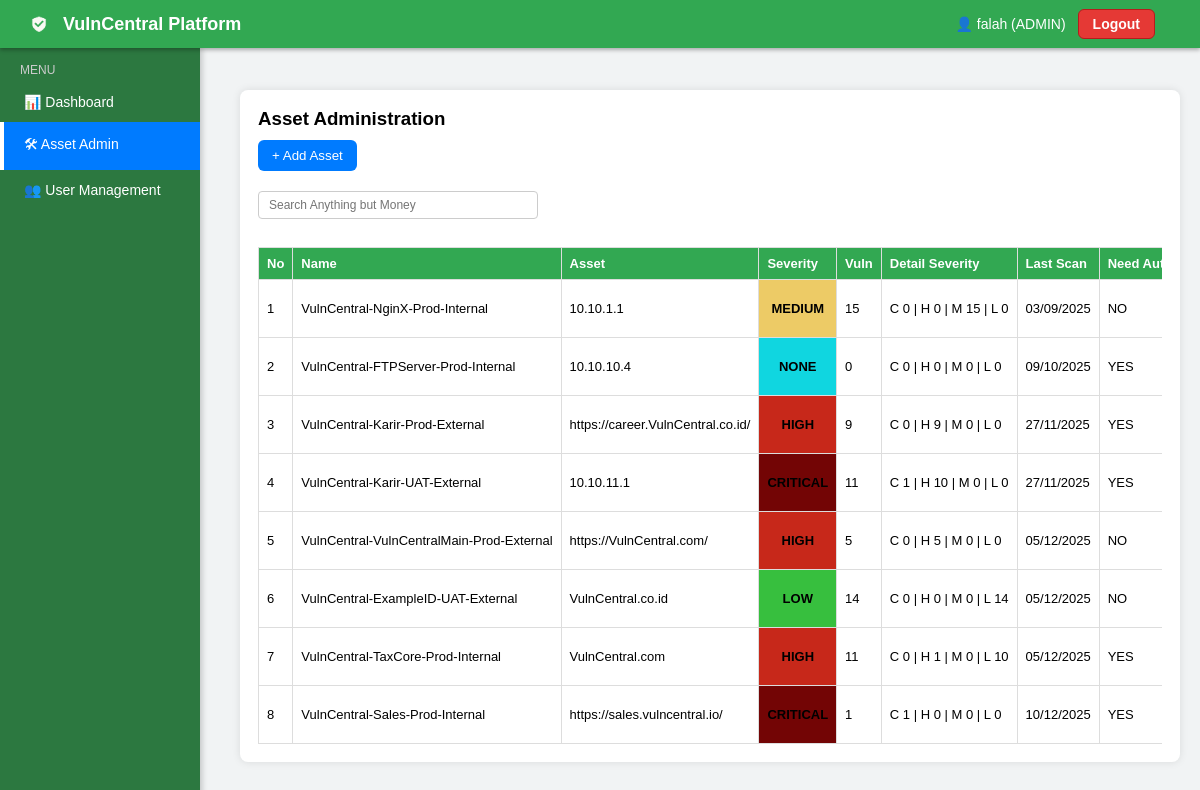
/admin.php (signed in), run on the app's committed database.
### tables this page shows
CREATE TABLE `systems` (
  `id` int(11) NOT NULL,
  `name` varchar(255) NOT NULL,
  `website` varchar(255) NOT NULL,
  `severity` enum('CRITICAL','HIGH','MEDIUM','LOW','NONE') NOT NULL,
  `vulnerabilities` int(11) NOT NULL DEFAULT 0,
  `last_scan` varchar(20) NOT NULL,
  `need_auth` enum('YES','NO') NOT NULL,
  `auth_use` enum('YES','NO') NOT NULL,
  `file_name` varchar(255) DEFAULT NULL,
  `crit` int(11) NOT NULL DEFAULT 0,
  `high` int(11) NOT NULL DEFAULT 0,
  `med` int(11) NOT NULL DEFAULT 0,
  `low` int(11) NOT NULL DEFAULT 0
);

CREATE TABLE `scan_history` (
  `id` int(11) NOT NULL,
  `system_id` int(11) NOT NULL,
  `severity` varchar(20) NOT NULL,
  `vulnerabilities` int(11) NOT NULL,
  `scan_date` varchar(20) NOT NULL,
  `crit` int(11) NOT NULL DEFAULT 0,
  `high` int(11) NOT NULL DEFAULT 0,
  `med` int(11) NOT NULL DEFAULT 0,
  `low` int(11) NOT NULL DEFAULT 0
);

### module/admin-logic.php (called while the page is built, shortened)
<?php
require 'config.php';
$systems = [];
$res = $conn->query("SELECT * FROM systems ORDER BY id ASC");
while ($row = $res->fetch_assoc()) {
  $systems[] = $row;
}
$history = [];
$hres = $conn->query("SELECT * FROM scan_history ORDER BY id DESC");
while ($h = $hres->fetch_assoc()) {
  $sid = (int)$h['system_id'];
  if (!isset($history[$sid])) $history[$sid] = [];
  $history[$sid][] = $h;
}
$clsMap = [
  'CRITICAL' => 'sev-critical',
  'HIGH'     => 'sev-high',
  'MEDIUM'   => 'sev-medium',
  'LOW'      => 'sev-low',
  'NONE'     => 'sev-none',
];

### admin.php (the view, shortened to what this page needs)
<?php
require 'module/admin-logic.php';
?>
<!DOCTYPE html>
<html>
<head>
<link rel="stylesheet" href="style.css">
</head>
<body>
<?php include 'module/layout.php'; ?>
<div class="page">
  <div class="container">
    <h3>Asset Administration</h3>
    <button type="button" onclick="openModal()">+ Add Asset</button>
    <div class="table-topbar"
         style="margin:10px 0; display:flex; justify-content:space-between; align-items:center;">
      <div class="table-search">
        <input type="text"
               id="adminTableSearch"
               placeholder="Search Anything but Money"
               style="padding:6px 10px;width:280px;border-radius:4px;border:1px solid #ccc;font-size:12px;">
      </div>
    </div>
<div class="table-responsive">
    <table id="adminSystemsTable">
      <thead>
        <tr>
          <th>No</th>
          <th>Name</th>
          <th>Asset</th>
          <th>Severity</th>
          <th>Vuln</th>
          <th>Detail Severity</th>
          <th>Last Scan</th>
          <th>Need Auth</th>
        </tr>
      </thead>
      <tbody>
      <?php
        $no = 1;
        foreach ($systems as $s):
          $id = (int)$s['id'];
          $sev  = $s['severity'];
          $vuln = (int)$s['vulnerabilities'];
          $crit = (int)$s['crit'];
          $high = (int)$s['high'];
          $med  = (int)$s['med'];
          $low  = (int)$s['low'];
          $date = $s['last_scan'];
          if (!empty($history[$id])) {
            $h = $history[$id][0];
            $sev  = $h['severity'];
            $vuln = (int)$h['vulnerabilities'];
            $crit = (int)$h['crit'];
            $high = (int)$h['high'];
            $med  = (int)$h['med'];
            $low  = (int)$h['low'];
            $date = $h['scan_date'];
          }
          $cls  = $clsMap[$sev] ?? '';
      ?>
        <tr>
          <td><?= $no++ ?></td>
          <td><?= htmlspecialchars($s['name']) ?></td>
          <td><?= htmlspecialchars($s['website']) ?></td>
          <td class="<?= $cls ?>"><?= htmlspecialchars($sev) ?></td>
          <td><?= $vuln ?></td>
          <td>
            C <?= $crit ?> |
            H <?= $high ?> |
            M <?= $med ?> |
            L <?= $low ?>
          </td>
          <td><?= htmlspecialchars($date) ?></td>
          <td><?= htmlspecialchars($s['need_auth']) ?></td>
        </tr>
      <?php endforeach; ?>
      </tbody>
    </table>
    </div>
  </div>
</div>
</body>
</html>

### style.css (style rules this page uses)
* { box-sizing: border-box; font-family: Arial, Helvetica, sans-serif; }
body { margin: 0; padding: 0; background: #f1f3f4; }
.page { margin-left: 220px; padding: 90px 20px; }
.container { background: white; width: 100%; padding: 18px; border-radius: 8px; box-shadow: 0 0 8px rgba(0,0,0,.1); }
h3 { margin: 0 0 10px 0; }
table { width: 100%; border-collapse: collapse; font-size: 13px; margin-top: 8px; }
th, td { border: 1px solid #ddd; padding: 8px; text-align: left; }
th { background: #32a852; color: white; }
.table-responsive { width: 100%; overflow-x: auto; -webkit-overflow-scrolling: touch; }
.table-responsive table { min-width: 900px; }
.table-responsive th, .table-responsive td { white-space: nowrap; }
.sev-critical { background: #730505; color: black; font-weight: bold; text-align: center; }
.sev-high { background: #c7281a; color: black; font-weight: bold; text-align: center; }
.sev-medium { background: #edcb66; font-weight: bold; color: black; text-align: center; }
.sev-low { background: #37bf3e; color: black; font-weight: bold; text-align: center; }
.sev-none { background: #10d6e0; color: black; font-weight: bold; text-align: center; }
button { padding: 8px 14px; border: none; border-radius: 6px; background: #007bff; color: white; cursor: pointer; margin-bottom: 10px; }
input, select { width: 100%; padding: 8px; margin-bottom: 10px; border: 1px solid #ccc; border-radius: 5px; }
.table-search input { outline: none; }
table { min-width: 640px; }

### data on the page
systems: name "VulnCentral-NginX-Prod-Internal", website "10.10.1.1", id.severity "MEDIUM", id.vulnerabilities "15", id.crit "0", id.high "0", id.med "15", id.low "0", id.scan_date "03/09/2025", need_auth "NO"
systems: name "VulnCentral-FTPServer-Prod-Internal", website "10.10.10.4", id.severity "NONE", id.vulnerabilities "0", id.crit "0", id.high "0", id.med "0", id.low "0", id.scan_date "09/10/2025", need_auth "YES"
systems: name "VulnCentral-Karir-Prod-External", website "https://career.VulnCentral.co.id/", id.severity "HIGH", id.vulnerabilities "9", id.crit "0", id.high "9", id.med "0", id.low "0", id.scan_date "27/11/2025", need_auth "YES"
systems: name "VulnCentral-Karir-UAT-External", website "10.10.11.1", id.severity "CRITICAL", id.vulnerabilities "11", id.crit "1", id.high "10", id.med "0", id.low "0", id.scan_date "27/11/2025", need_auth "YES"
systems: name "VulnCentral-VulnCentralMain-Prod-External", website "https://VulnCentral.com/", id.severity "HIGH", id.vulnerabilities "5", id.crit "0", id.high "5", id.med "0", id.low "0", id.scan_date "05/12/2025", need_auth "NO"
systems: name "VulnCentral-ExampleID-UAT-External", website "VulnCentral.co.id", id.severity "LOW", id.vulnerabilities "14", id.crit "0", id.high "0", id.med "0", id.low "14", id.scan_date "05/12/2025", need_auth "NO"
systems: name "VulnCentral-TaxCore-Prod-Internal", website "VulnCentral.com", id.severity "HIGH", id.vulnerabilities "11", id.crit "0", id.high "1", id.med "0", id.low "10", id.scan_date "05/12/2025", need_auth "YES"
systems: name "VulnCentral-Sales-Prod-Internal", website "https://sales.vulncentral.io/", id.severity "CRITICAL", id.vulnerabilities "1", id.crit "1", id.high "0", id.med "0", id.low "0", id.scan_date "10/12/2025", need_auth "YES"

### other printed values
$username "falah"
$role "ADMIN"
